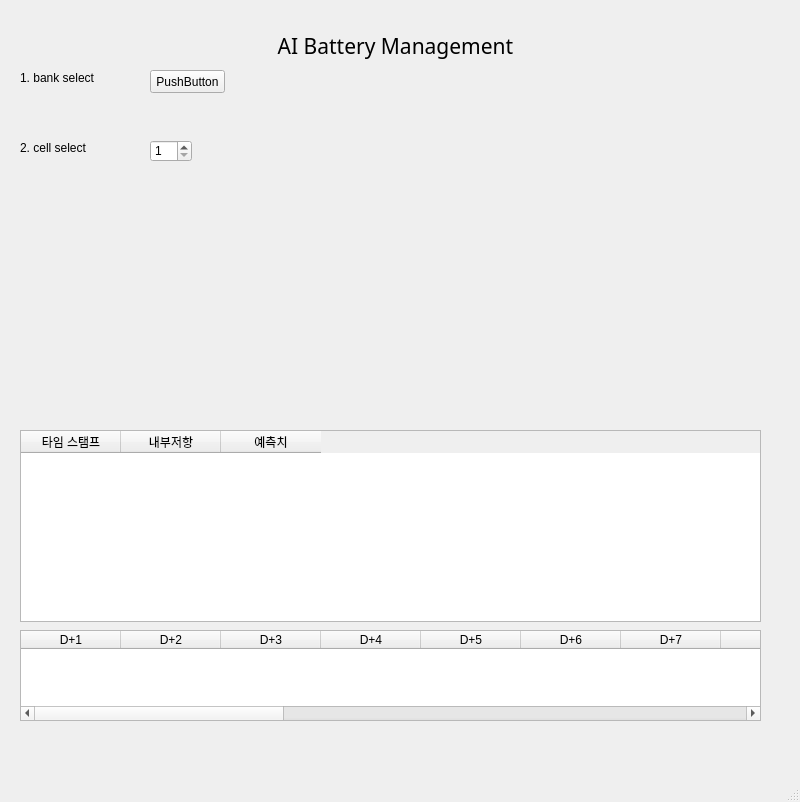
<?xml version="1.0" encoding="UTF-8"?>
<ui version="4.0">
 <class>MainWindow</class>
 <widget class="QMainWindow" name="MainWindow">
  <property name="geometry">
   <rect>
    <x>0</x>
    <y>0</y>
    <width>800</width>
    <height>802</height>
   </rect>
  </property>
  <property name="windowTitle">
   <string>MainWindow</string>
  </property>
  <widget class="QWidget" name="centralwidget">
   <widget class="QLabel" name="label">
    <property name="geometry">
     <rect>
      <x>230</x>
      <y>10</y>
      <width>331</width>
      <height>71</height>
     </rect>
    </property>
    <property name="font">
     <font>
      <family>Agency FB</family>
      <pointsize>16</pointsize>
     </font>
    </property>
    <property name="text">
     <string>AI Battery Management</string>
    </property>
    <property name="alignment">
     <set>Qt::AlignCenter</set>
    </property>
   </widget>
   <widget class="QPushButton" name="pushButton">
    <property name="geometry">
     <rect>
      <x>150</x>
      <y>70</y>
      <width>75</width>
      <height>23</height>
     </rect>
    </property>
    <property name="text">
     <string>PushButton</string>
    </property>
   </widget>
   <widget class="QLabel" name="label_2">
    <property name="geometry">
     <rect>
      <x>20</x>
      <y>70</y>
      <width>111</width>
      <height>16</height>
     </rect>
    </property>
    <property name="text">
     <string>1. bank select</string>
    </property>
   </widget>
   <widget class="QLabel" name="bank_label">
    <property name="geometry">
     <rect>
      <x>250</x>
      <y>70</y>
      <width>531</width>
      <height>51</height>
     </rect>
    </property>
    <property name="text">
     <string/>
    </property>
    <property name="alignment">
     <set>Qt::AlignLeading|Qt::AlignLeft|Qt::AlignTop</set>
    </property>
    <property name="wordWrap">
     <bool>true</bool>
    </property>
   </widget>
   <widget class="QLabel" name="label_3">
    <property name="geometry">
     <rect>
      <x>20</x>
      <y>140</y>
      <width>111</width>
      <height>16</height>
     </rect>
    </property>
    <property name="text">
     <string>2. cell select</string>
    </property>
   </widget>
   <widget class="QSpinBox" name="spinBox">
    <property name="geometry">
     <rect>
      <x>150</x>
      <y>140</y>
      <width>42</width>
      <height>22</height>
     </rect>
    </property>
    <property name="minimum">
     <number>1</number>
    </property>
   </widget>
   <widget class="PlotWidget" name="graphWidget" native="true">
    <property name="geometry">
     <rect>
      <x>20</x>
      <y>190</y>
      <width>741</width>
      <height>211</height>
     </rect>
    </property>
   </widget>
   <widget class="QTableWidget" name="tableWidget">
    <property name="geometry">
     <rect>
      <x>20</x>
      <y>430</y>
      <width>741</width>
      <height>192</height>
     </rect>
    </property>
    <property name="baseSize">
     <size>
      <width>5</width>
      <height>10</height>
     </size>
    </property>
    <column>
     <property name="text">
      <string>타임 스탬프</string>
     </property>
    </column>
    <column>
     <property name="text">
      <string>내부저항</string>
     </property>
    </column>
    <column>
     <property name="text">
      <string>예측치</string>
     </property>
    </column>
   </widget>
   <widget class="QTableWidget" name="tableWidget_2">
    <property name="geometry">
     <rect>
      <x>20</x>
      <y>630</y>
      <width>741</width>
      <height>91</height>
     </rect>
    </property>
    <property name="baseSize">
     <size>
      <width>3</width>
      <height>10</height>
     </size>
    </property>
    <column>
     <property name="text">
      <string>D+1</string>
     </property>
    </column>
    <column>
     <property name="text">
      <string>D+2</string>
     </property>
    </column>
    <column>
     <property name="text">
      <string>D+3</string>
     </property>
    </column>
    <column>
     <property name="text">
      <string>D+4</string>
     </property>
    </column>
    <column>
     <property name="text">
      <string>D+5</string>
     </property>
    </column>
    <column>
     <property name="text">
      <string>D+6</string>
     </property>
    </column>
    <column>
     <property name="text">
      <string>D+7</string>
     </property>
    </column>
    <column>
     <property name="text">
      <string>D+8</string>
     </property>
    </column>
    <column>
     <property name="text">
      <string>D+9</string>
     </property>
    </column>
    <column>
     <property name="text">
      <string>D+10</string>
     </property>
    </column>
    <column>
     <property name="text">
      <string>D+11</string>
     </property>
    </column>
    <column>
     <property name="text">
      <string>D+12</string>
     </property>
    </column>
    <column>
     <property name="text">
      <string>D+13</string>
     </property>
    </column>
    <column>
     <property name="text">
      <string>D+14</string>
     </property>
    </column>
    <column>
     <property name="text">
      <string>D+15</string>
     </property>
    </column>
    <column>
     <property name="text">
      <string>D+16</string>
     </property>
    </column>
    <column>
     <property name="text">
      <string>D+17</string>
     </property>
    </column>
    <column>
     <property name="text">
      <string>D+18</string>
     </property>
    </column>
    <column>
     <property name="text">
      <string>D+19</string>
     </property>
    </column>
    <column>
     <property name="text">
      <string>D+20</string>
     </property>
    </column>
   </widget>
  </widget>
  <widget class="QMenuBar" name="menubar">
   <property name="geometry">
    <rect>
     <x>0</x>
     <y>0</y>
     <width>800</width>
     <height>21</height>
    </rect>
   </property>
  </widget>
  <widget class="QStatusBar" name="statusbar"/>
 </widget>
 <customwidgets>
  <customwidget>
   <class>PlotWidget</class>
   <extends>QWidget</extends>
   <header>pyqtgraph</header>
   <container>1</container>
  </customwidget>
 </customwidgets>
 <resources/>
 <connections/>
</ui>
